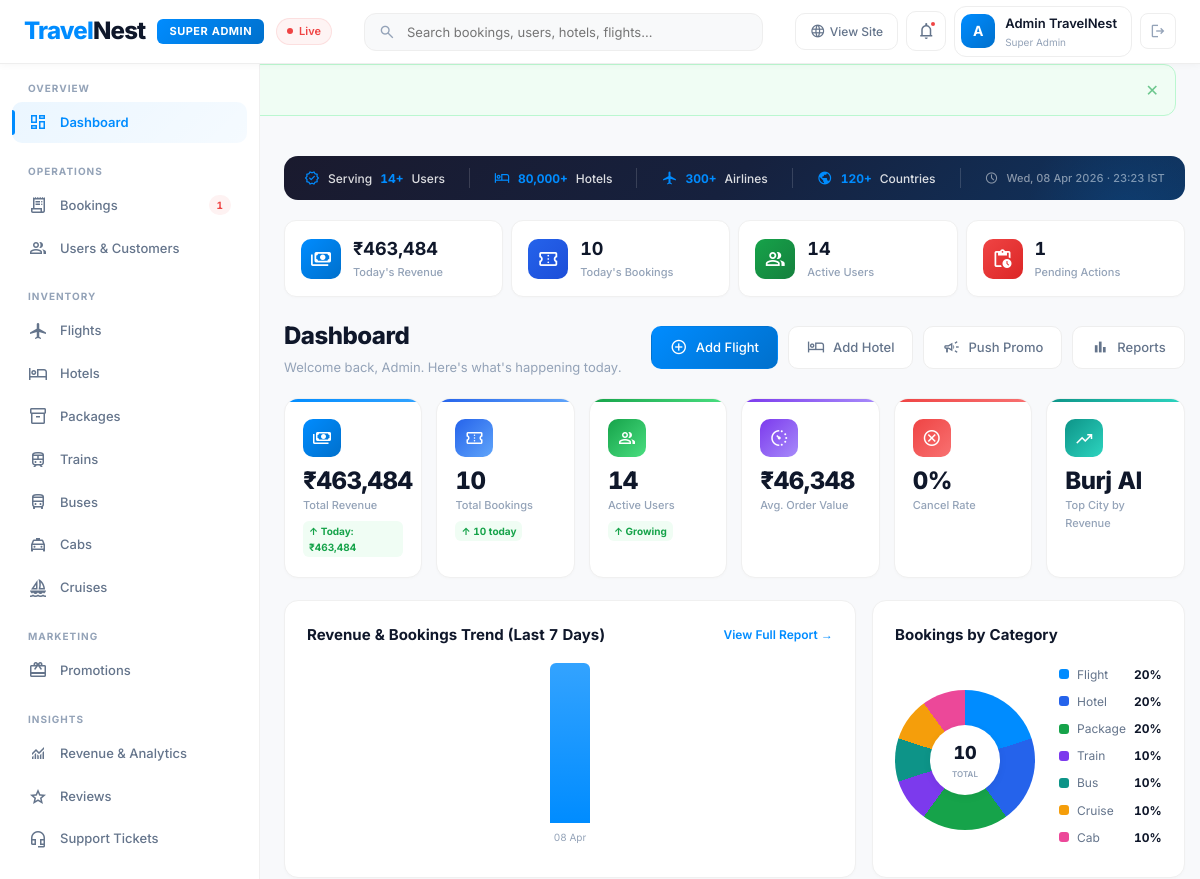
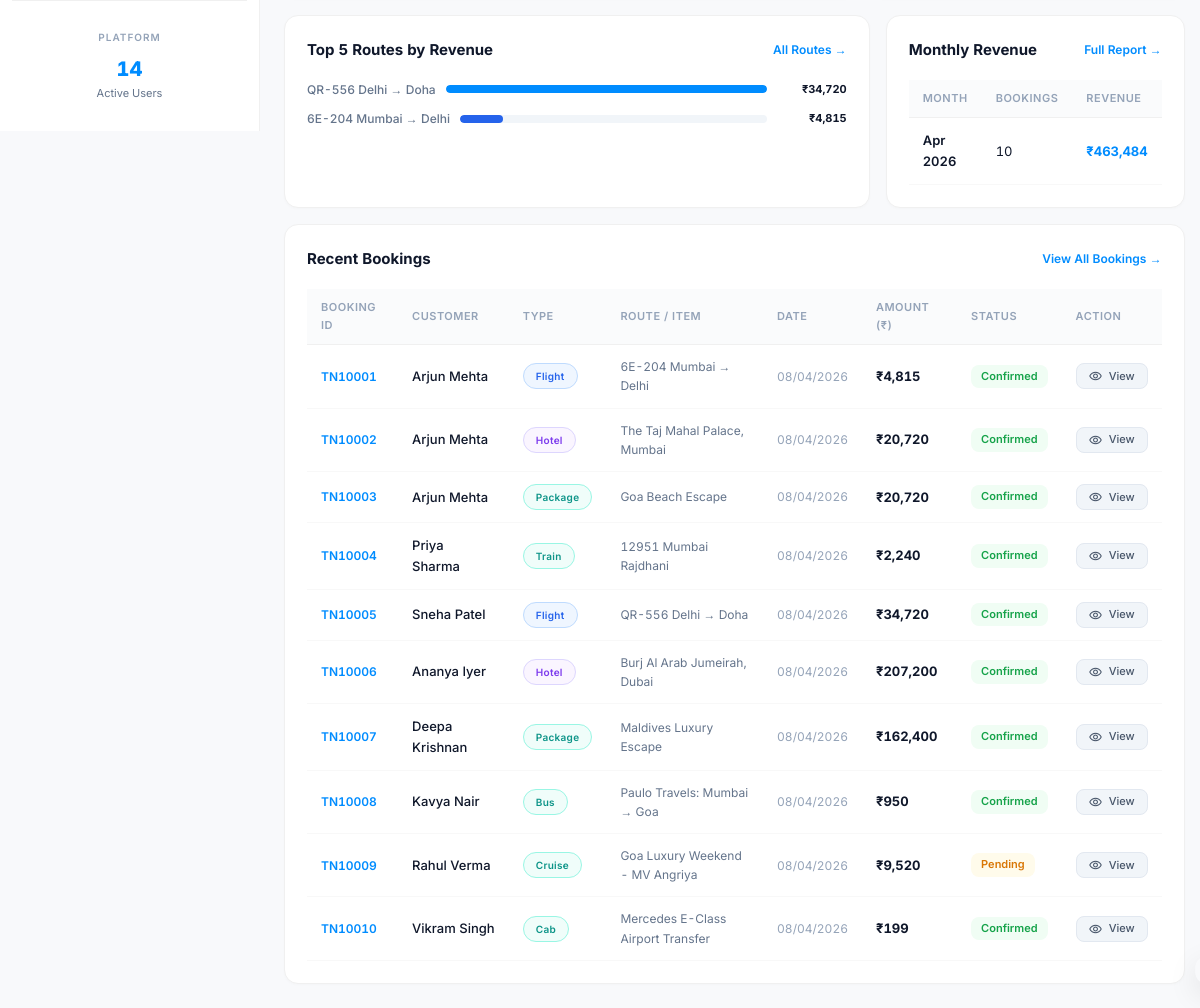
/admin/index.php (signed in), run on the app's committed database (2 pictures, top to bottom).
### tables this page shows
CREATE TABLE IF NOT EXISTS users (
    id INT AUTO_INCREMENT PRIMARY KEY,
    name VARCHAR(100) NOT NULL,
    email VARCHAR(150) UNIQUE NOT NULL,
    password VARCHAR(255) NOT NULL,
    phone VARCHAR(20),
    city VARCHAR(80),
    role ENUM('user','admin') DEFAULT 'user',
    tier ENUM('Bronze','Silver','Gold','Platinum') DEFAULT 'Bronze',
    total_spent DECIMAL(12,2) DEFAULT 0,
    total_bookings INT DEFAULT 0,
    profile_pic VARCHAR(255) DEFAULT NULL,
    is_active TINYINT(1) DEFAULT 1,
    created_at TIMESTAMP DEFAULT CURRENT_TIMESTAMP,
    updated_at TIMESTAMP DEFAULT CURRENT_TIMESTAMP ON UPDATE CURRENT_TIMESTAMP
);

CREATE TABLE IF NOT EXISTS bookings (
    id INT AUTO_INCREMENT PRIMARY KEY,
    booking_ref VARCHAR(20) UNIQUE NOT NULL,
    user_id INT NOT NULL,
    booking_type ENUM('Flight','Hotel','Package','Train','Bus','Cab','Cruise') NOT NULL,
    item_id INT NOT NULL,
    item_name VARCHAR(200) NOT NULL,
    travel_date DATE,
    passengers INT DEFAULT 1,
    base_amount DECIMAL(10,2) NOT NULL,
    tax_amount DECIMAL(10,2) DEFAULT 0,
    discount_amount DECIMAL(10,2) DEFAULT 0,
    total_amount DECIMAL(10,2) NOT NULL,
    promo_code VARCHAR(30),
    payment_method VARCHAR(30) DEFAULT 'UPI',
    payment_status ENUM('Pending','Paid','Failed','Refunded') DEFAULT 'Paid',
    booking_status ENUM('Confirmed','Pending','Cancelled','Completed') DEFAULT 'Confirmed',
    passenger_name VARCHAR(100),
    passenger_email VARCHAR(150),
    passenger_phone VARCHAR(20),
    notes TEXT,
    pnr_number VARCHAR(20),
    created_at TIMESTAMP DEFAULT CURRENT_TIMESTAMP,
    updated_at TIMESTAMP DEFAULT CURRENT_TIMESTAMP ON UPDATE CURRENT_TIMESTAMP,
    FOREIGN KEY (user_id) REFERENCES users(id) ON DELETE CASCADE
);

### admin/sections/dashboard.php (the view, shortened to what the rows shown need)
<?php
$rec     = DB::all("SELECT b.*,u.name un FROM bookings b LEFT JOIN users u ON b.user_id=u.id ORDER BY b.created_at DESC LIMIT 10");
?>
<div class="dash-header">
  <div>
    <div class="dash-title">Dashboard</div>
    <div class="dash-subtitle">Welcome back, <?= clean(explode(' ',$me['name'])[0]) ?>. Here's what's happening today.</div>
  </div>
</div>
<div class="dash-grid-2">
  <div class="dash-card">
    <div style="overflow-x:auto">
      <table class="dash-table">
        <thead><tr><th>Month</th><th>Bookings</th><th>Revenue</th></tr></thead>
      </table>
    </div>
  </div>
</div>
<div class="dash-card">
  <div style="overflow-x:auto">
    <table class="dash-table">
      <thead>
        <tr>
          <th>Booking ID</th>
          <th>Customer</th>
          <th>Type</th>
          <th>Route / Item</th>
          <th>Date</th>
          <th>Amount (₹)</th>
          <th>Status</th>
          <th>Action</th>
        </tr>
      </thead>
      <tbody>
      <?php foreach($rec as $b):
        $stClass = strtolower($b['booking_status'] ?? 'pending');
      ?>
        <tr>
          <td style="font-family:'Inter',monospace;font-size:12px;font-weight:600;color:#008cff"><?= clean($b['booking_ref']) ?></td>
          <td style="font-weight:500"><?= clean($b['un'] ?? 'N/A') ?></td>
          <td><span class="tag t-<?= $b['booking_type']==='Flight'?'blue':($b['booking_type']==='Hotel'?'purple':'teal') ?>" style="font-size:10px"><?= clean($b['booking_type']) ?></span></td>
          <td style="font-size:12px;color:#64748b"><?= clean($b['item_name'] ?? '—') ?></td>
          <td style="font-size:12px;color:#94a3b8"><?= date('d/m/Y', strtotime($b['created_at'])) ?></td>
          <td style="font-weight:700"><?= rupee($b['total_amount']) ?></td>
          <td><span class="dash-status <?= $stClass ?>"><?= clean($b['booking_status']) ?></span></td>
          <td>
            <button class="btn btn-ghost btn-xs" onclick="window.location='?sec=bookings'" style="font-size:11px">
              <span class="material-symbols-outlined" style="font-size:14px">visibility</span> View
            </button>
          </td>
        </tr>
      <?php endforeach; ?>
      </tbody>
    </table>
  </div>
</div>

### admin/index.php (shortened to what the rows shown need)
<?php
$sec=clean($_GET['sec']??'dashboard');
$me=me();
$secFile=__DIR__.'/sections/'.$sec.'.php';
?><!DOCTYPE html>
<html lang="en">
<head>
<link rel="stylesheet" href="<?= BASE ?>/assets/css/style.css">
</head>
<body style="background:#f8f9fb">
<nav class="adm-topnav">
  <div class="adm-nav-right">
    <div class="adm-profile">
      <div class="adm-avatar"><?= strtoupper(substr($me['name'],0,1)) ?></div>
      <div>
        <div class="adm-profile-name"><?= clean($me['name']) ?></div>
        <div class="adm-profile-role">Super Admin</div>
      </div>
    </div>
  </div>
</nav>
<div style="display:flex">
  <main class="adm-main">
    <?php require $secFile; ?>
  </main>
</div>
</body></html>

### data on the page
users: name "A", name "Admin TravelNest", name "Admin"
bookings: booking_ref "TN10001", user.name "Arjun Mehta", booking_type "Flight", item_name "6E-204 Mumbai → Delhi", created_at "08/04/2026", total_amount "₹4,815", booking_status "Confirmed"
bookings: booking_ref "TN10002", user.name "Arjun Mehta", booking_type "Hotel", item_name "The Taj Mahal Palace, Mumbai", created_at "08/04/2026", total_amount "₹20,720", booking_status "Confirmed"
bookings: booking_ref "TN10003", user.name "Arjun Mehta", booking_type "Package", item_name "Goa Beach Escape", created_at "08/04/2026", total_amount "₹20,720", booking_status "Confirmed"
bookings: booking_ref "TN10004", user.name "Priya Sharma", booking_type "Train", item_name "12951 Mumbai Rajdhani", created_at "08/04/2026", total_amount "₹2,240", booking_status "Confirmed"
bookings: booking_ref "TN10005", user.name "Sneha Patel", booking_type "Flight", item_name "QR-556 Delhi → Doha", created_at "08/04/2026", total_amount "₹34,720", booking_status "Confirmed"
bookings: booking_ref "TN10006", user.name "Ananya Iyer", booking_type "Hotel", item_name "Burj Al Arab Jumeirah, Dubai", created_at "08/04/2026", total_amount "₹207,200", booking_status "Confirmed"
bookings: booking_ref "TN10007", user.name "Deepa Krishnan", booking_type "Package", item_name "Maldives Luxury Escape", created_at "08/04/2026", total_amount "₹162,400", booking_status "Confirmed"
bookings: booking_ref "TN10008", user.name "Kavya Nair", booking_type "Bus", item_name "Paulo Travels: Mumbai → Goa", created_at "08/04/2026", total_amount "₹950", booking_status "Confirmed"
bookings: booking_ref "TN10009", user.name "Rahul Verma", booking_type "Cruise", item_name "Goa Luxury Weekend - MV Angriya", created_at "08/04/2026", total_amount "₹9,520", booking_status "Pending"
bookings: booking_ref "TN10010", user.name "Vikram Singh", booking_type "Cab", item_name "Mercedes E-Class Airport Transfer", created_at "08/04/2026", total_amount "₹199", booking_status "Confirmed"

### other printed values
$group "OVERVIEW"
$item['label'] "Dashboard"
$group "OPERATIONS"
$item['label'] "Bookings"
$qs_pending "1"
$item['label'] "Users & Customers"
$group "INVENTORY"
$item['label'] "Flights"
$item['label'] "Hotels"
$item['label'] "Packages"
$item['label'] "Trains"
$item['label'] "Buses"
$item['label'] "Cabs"
$item['label'] "Cruises"
$group "MARKETING"
